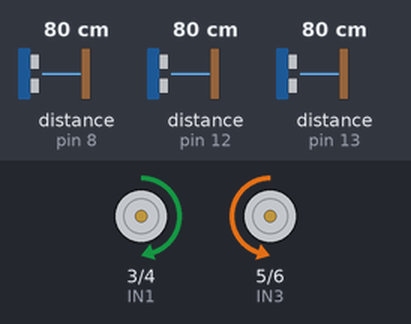
This sketch was run on a simulated Arduino Uno, built with avr-gcc and run on an emulated ATmega328P. On the bench: motor-driver pin pairs drawn as motors (green arrow = first pin HIGH = forward, orange = second pin HIGH = backward, longer = more drive, scaled by the enable pin). Wiring (inferred from the names in the program): 3 × ultrasonic range finder: trigger pin 2, echo pin 13 / trigger pin 7, echo pin 8 / trigger pin 11, echo pin 12. Inputs (shaded band) come from the test bench; at power-on: distance to the obstacle (sensors on pin 8, pin 13, pin 12) 80 cm. The echo pulse lasts 58.3 µs per cm.

Above: at 1.2 s.
1.3 s: distance to the obstacle (sensor on pin 8) set to 40 cm
2.8 s: distance to the obstacle (sensor on pin 8) set to 33 cm
At 3.5 s:
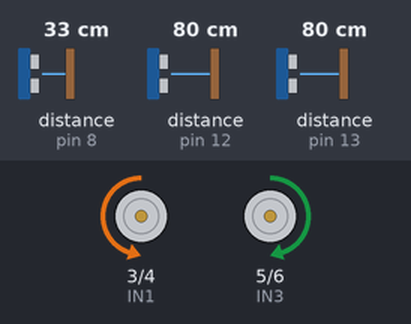
5.8 s: distance to the obstacle (sensor on pin 13) set to 38 cm
8.8 s: distance to the obstacle (sensor on pin 13) set to 33 cm
At 10.38 s:
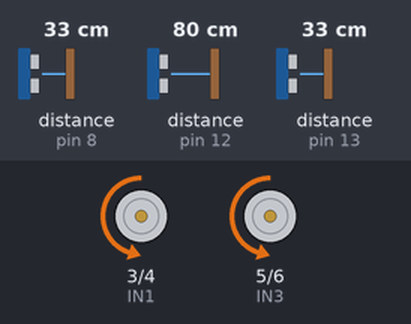
11.8 s: distance to the obstacle (sensor on pin 12) set to 35 cm
At 11.81 s:
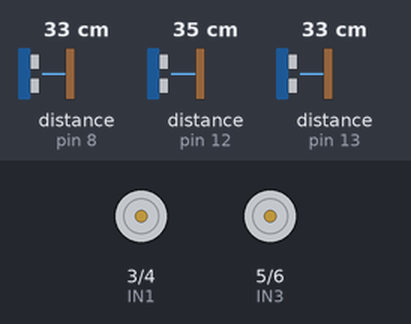
14.8 s: distance to the obstacle (sensor on pin 12) set to 30 cm
At 15.97 s:
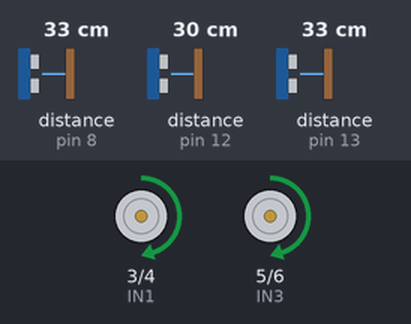
Timing chart, 0 to 18.8 s (numbered marks = the images above; inputs shaded):
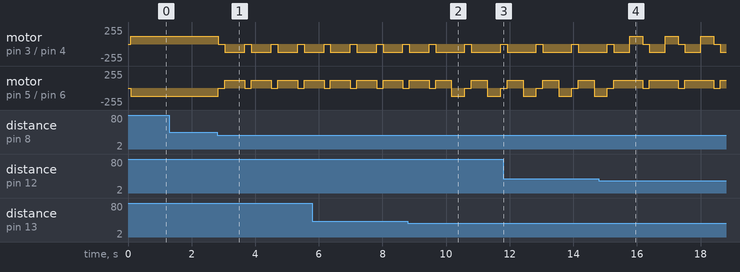

Measured:
- the behaviour switches between 36 and 35 cm on distance to the obstacle (sensor on pin 8) (found by bisection; images 0 and 1)
- the behaviour switches between 36 and 35 cm on distance to the obstacle (sensor on pin 13) (found by bisection; images 1 and 2)
- the behaviour switches between 33 and 32 cm on distance to the obstacle (sensor on pin 12) (found by bisection; images 3 and 4)
- after the input at 1.3 s, every drawn part: stays the same
- after the input at 2.8 s, motor on pin 3 (IN1) / pin 4 (IN2): alternates backward 120/255 for 0.63 s and stopped for 0.20 s, starting at once; motor on pin 5 (IN3) / pin 6 (IN4): alternates forward 120/255 for 0.63 s and stopped for 0.20 s, starting at once

The sketch:

code_arduino.ino
```cpp
// ================== MOTEURS ==================
#define IN1 3
#define IN2 4
#define ENA 9
#define IN3 5
#define IN4 6
#define ENB 10

// ============ CAPTEURS ULTRASON ============
#define trigD 7
#define echoD 8
#define trigC 2
#define echoC 13
#define trigG 11
#define echoG 12

// ================== VARIABLES ==================
int distG = 0, distC = 0, distD = 0;
const int seuil = 35;

// ================== MODE ROBOT ==================
String cmd = "FORWARD";   // ESP32
bool obstacleMode = false;

// ================== SETUP ==================
void setup() {
  Serial.begin(9600);   // ESP32 Serial2

  pinMode(IN1, OUTPUT); pinMode(IN2, OUTPUT); pinMode(ENA, OUTPUT);
  pinMode(IN3, OUTPUT); pinMode(IN4, OUTPUT); pinMode(ENB, OUTPUT);

  pinMode(trigG, OUTPUT); pinMode(echoG, INPUT);
  pinMode(trigC, OUTPUT); pinMode(echoC, INPUT);
  pinMode(trigD, OUTPUT); pinMode(echoD, INPUT);
}

// ================== ULTRASON ==================
int getDistance(int trig, int echo) {
  long total = 0;

  for (int i = 0; i < 3; i++) {
    digitalWrite(trig, LOW);
    delayMicroseconds(2);
    digitalWrite(trig, HIGH);
    delayMicroseconds(10);
    digitalWrite(trig, LOW);

    long duration = pulseIn(echo, HIGH, 15000);
    if (duration == 0) duration = 25000;

    total += duration;
    delay(5);
  }

  return (total / 3) * 0.034 / 2;
}

// ================== MOUVEMENTS ==================
void avancer() {
  digitalWrite(IN1, HIGH); digitalWrite(IN2, LOW);
  digitalWrite(IN3, LOW);  digitalWrite(IN4, HIGH);
  analogWrite(ENA, 120); analogWrite(ENB, 120);
}

void reculer() {
  digitalWrite(IN1, LOW); digitalWrite(IN2, HIGH);
  digitalWrite(IN3, HIGH); digitalWrite(IN4, LOW);
  analogWrite(ENA, 120); analogWrite(ENB, 120);
}

void tournerGauche() {
  digitalWrite(IN1, LOW); digitalWrite(IN2, HIGH);
  digitalWrite(IN3, LOW); digitalWrite(IN4, HIGH);
  analogWrite(ENA, 120); analogWrite(ENB, 120);
}

void tournerDroite() {
  digitalWrite(IN1, HIGH); digitalWrite(IN2, LOW);
  digitalWrite(IN3, HIGH); digitalWrite(IN4, LOW);
  analogWrite(ENA, 120); analogWrite(ENB, 120);
}

void arreter() {
  digitalWrite(IN1, LOW); digitalWrite(IN2, LOW);
  digitalWrite(IN3, LOW); digitalWrite(IN4, LOW);
  analogWrite(ENA, 0); analogWrite(ENB, 0);
}

// ================== ESP32 COMMAND ==================
void readESP() {
  if (Serial.available()) {
    cmd = Serial.readStringUntil('\n');
    cmd.trim();
  }
}

// ================== LOOP ==================
void loop() {

  // ===== READ COMMAND FROM ESP32 =====
  readESP();

  // ===== ULTRASON =====
  distG = getDistance(trigG, echoG);
  distC = getDistance(trigC, echoC);
  distD = getDistance(trigD, echoD);

  // ===== OBSTACLE DETECTION =====
  bool obstacle = (distG < seuil || distC < seuil || distD < seuil);

  if (obstacle) {

    obstacleMode = true;

    arreter(); delay(200);
    reculer(); delay(500);

    if (distC < seuil) {
      if (distD > distG) {
        tournerDroite();
      } else {
        tournerGauche();
      }
      delay(300);
    }

  }
  else {

    obstacleMode = false;

    // ===== GAS FOLLOWING FROM ESP32 =====
    if (cmd == "FORWARD") {
      avancer();
    }
    else if (cmd == "TURN") {
      tournerGauche();
    }
    else {
      arreter();
    }
  }

  delay(50);
}
```
